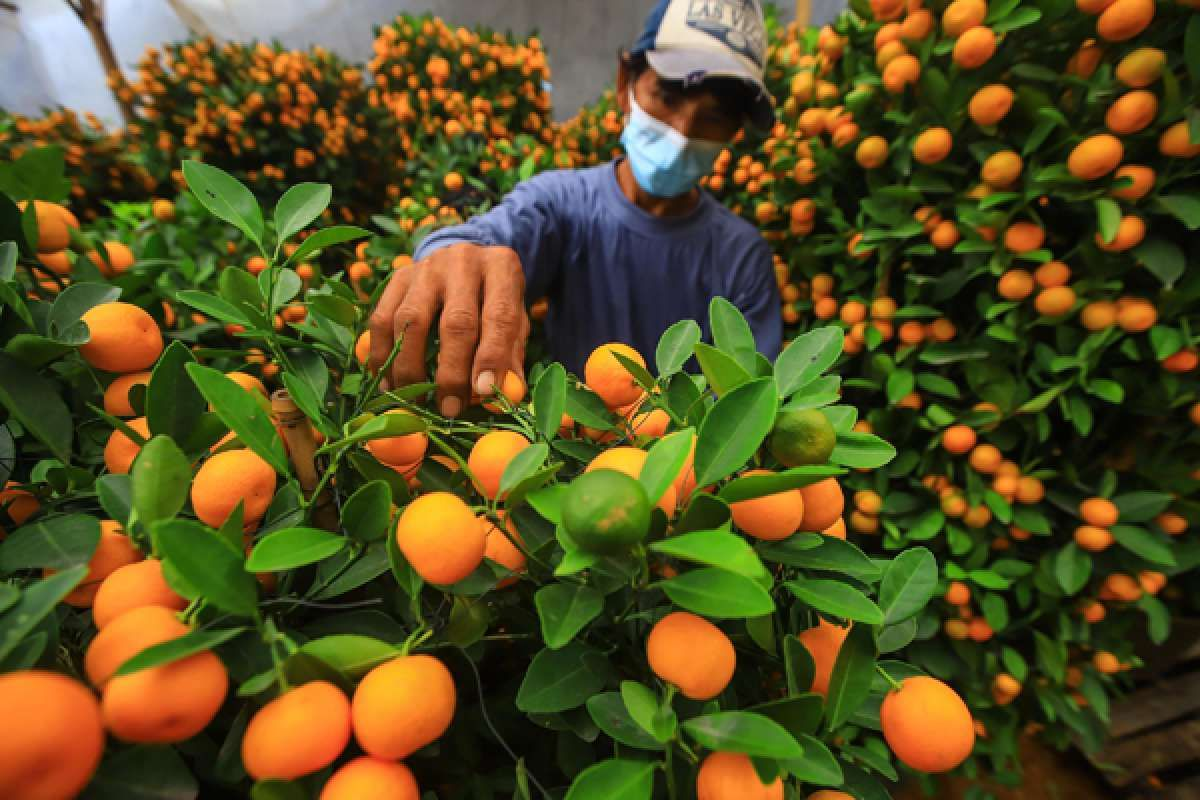
#> input picture M03 - Dasar OpenCV/orange.jpg, 1200 x 800 px
$ python jawaban_tugas.py
#> lines starting #> are read from the running program, lines starting #| are printed output that depends on the picture
import cv2
import numpy as np
import matplotlib.pyplot as plt
from skimage import filters

try:
    # --- SOAL 1: OpenCV & Matplotlib ---
    # 1. Baca gambar 'orange.jpg'
    img_bgr = cv2.imread('orange.jpg')
#> img_bgr is the input picture: shape (800, 1200, 3); mean B, G, R 32.9, 78.7, 88.4
    # 2. Konversi BGR ke RGB
    img_rgb = cv2.cvtColor(img_bgr, cv2.COLOR_BGR2RGB)

    # Tampilkan Soal 1
    plt.figure(figsize=(5, 5))
    plt.imshow(img_rgb)
    plt.title("Soal 1: Gambar Asli (RGB)")
    plt.axis('off')
    plt.show()

    # --- SOAL 2: NumPy (Cropping) ---
    # Lakukan slicing array pada img_rgb [y_start:y_end, x_start:x_end]
    # Gunakan y: 200 s.d 600, dan x: 400 s.d 800
    img_crop = img_rgb[200:600, 400:800]
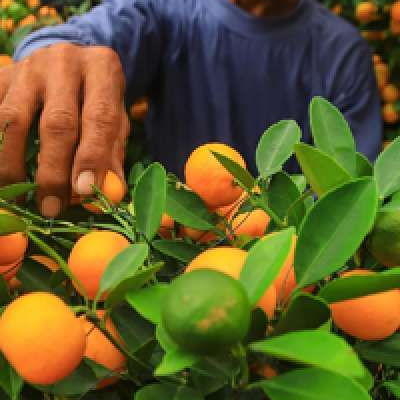
#> img_crop: shape (400, 400, 3); mean R, G, B 98.8, 91.8, 42

    # Tampilkan Soal 2
    plt.figure(figsize=(5, 5))
    plt.imshow(img_crop)
    plt.title("Soal 2: Hasil Crop")
    plt.axis('off')
    plt.show()

    # --- SOAL 3: Scikit-Image (Filtering) ---
    # 1. Konversi img_crop ke grayscale terlebih dahulu
    img_crop_gray = cv2.cvtColor(img_crop, cv2.COLOR_RGB2GRAY)
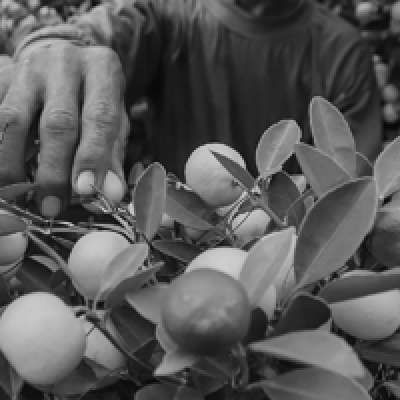
#> img_crop_gray: shape (400, 400); min 1, max 217, mean 88.2
    # 2. Terapkan filter Sobel dari skimage
    edges = filters.sobel(img_crop_gray)
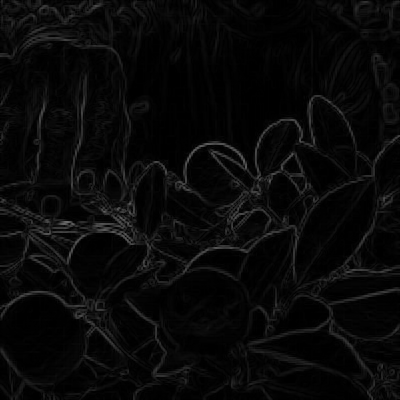
#> edges: shape (400, 400) float64; min 0, max 0.418, mean 0.0355

    # Tampilkan Soal 3
    plt.figure(figsize=(5, 5))
    plt.imshow(edges, cmap='gray')
    plt.title("Soal 3: Deteksi Tepi Sobel")
    plt.axis('off')
    plt.show()

except Exception as e:
    print("Terjadi kesalahan. Pastikan file 'orange.jpg' telah diunggah!", e)
